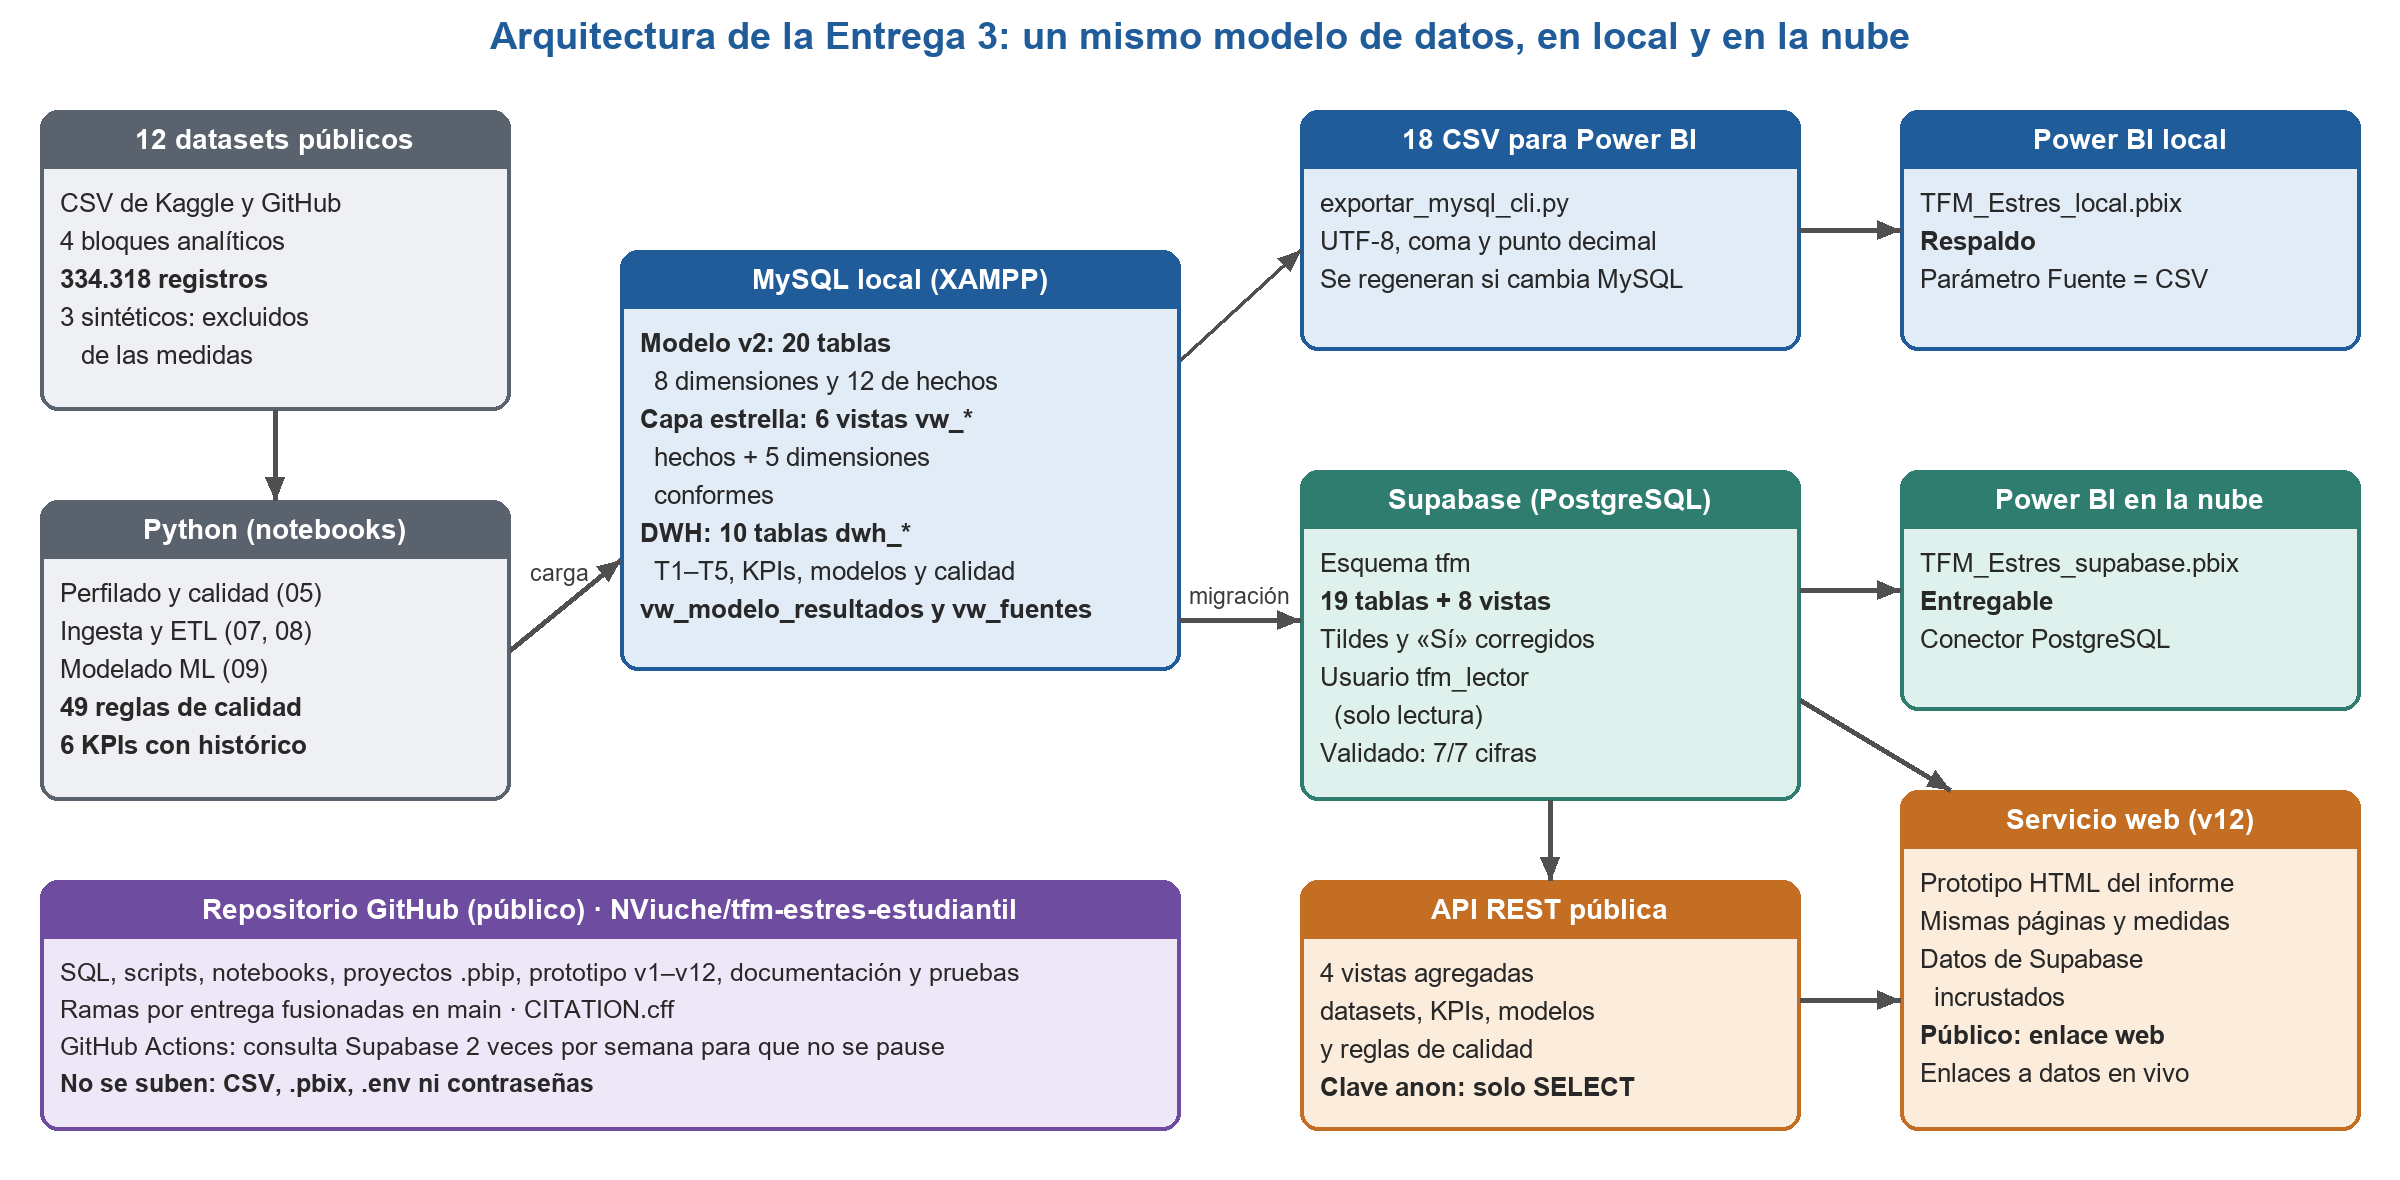

Recreate this plot in Python.
"""Figura de arquitectura de la Entrega 3: de los CSV a MySQL, Supabase, Power BI y el servicio web."""
import sys
from PIL import Image, ImageDraw, ImageFont

SAL = sys.argv[1]
W, H = 2400, 1180
img = Image.new("RGB", (W, H), "white")
d = ImageDraw.Draw(img)
F = r"C:\Windows\Fonts"
fb = lambda s: ImageFont.truetype(F + r"\arialbd.ttf", s)
fr = lambda s: ImageFont.truetype(F + r"\arial.ttf", s)

AZUL, AZUL_C = (31, 92, 153), (226, 236, 247)
VERDE, VERDE_C = (46, 125, 110), (223, 241, 236)
NARANJA, NARANJA_C = (196, 110, 36), (251, 236, 220)
GRIS, GRIS_C = (90, 98, 110), (238, 240, 243)
MORADO, MORADO_C = (110, 76, 160), (237, 231, 247)


def caja(x, y, w, h, color, fondo, titulo, lineas, tam=26):
    d.rounded_rectangle((x, y, x + w, y + h), 18, fill=fondo, outline=color, width=4)
    d.rounded_rectangle((x, y, x + w, y + 58), 18, fill=color)
    d.rectangle((x, y + 40, x + w, y + 58), fill=color)
    d.text((x + w / 2, y + 29), titulo, font=fb(28), fill="white", anchor="mm")
    yy = y + 78
    for ln in lineas:
        negrita = ln.startswith("*")
        ln = ln.lstrip("*")
        d.text((x + 20, yy), ln, font=(fb if negrita else fr)(tam), fill=(40, 40, 40))
        yy += tam + 12
    return (x, y, w, h)


def flecha(x1, y1, x2, y2, texto=None, color=(80, 80, 80), dx=0, dy=-22):
    d.line((x1, y1, x2, y2), fill=color, width=5)
    import math
    a = math.atan2(y2 - y1, x2 - x1)
    p = [(x2, y2), (x2 - 24 * math.cos(a - 0.4), y2 - 24 * math.sin(a - 0.4)), (x2 - 24 * math.cos(a + 0.4), y2 - 24 * math.sin(a + 0.4))]
    d.polygon(p, fill=color)
    if texto:
        d.text(((x1 + x2) / 2 + dx, (y1 + y2) / 2 + dy), texto, font=fr(23), fill=(60, 60, 60), anchor="mm")


d.text((W / 2, 36), "Arquitectura de la Entrega 3: un mismo modelo de datos, en local y en la nube", font=fb(38), fill=AZUL, anchor="mm")

# Columna 1: fuentes y Python
c1 = caja(40, 110, 470, 300, GRIS, GRIS_C, "12 datasets públicos",
          ["CSV de Kaggle y GitHub", "4 bloques analíticos", "*334.318 registros", "3 sintéticos: excluidos", "   de las medidas"])
c1b = caja(40, 500, 470, 300, GRIS, GRIS_C, "Python (notebooks)",
           ["Perfilado y calidad (05)", "Ingesta y ETL (07, 08)", "Modelado ML (09)", "*49 reglas de calidad", "*6 KPIs con histórico"])
flecha(275, 410, 275, 500)

# Columna 2: MySQL
c2 = caja(620, 250, 560, 420, AZUL, AZUL_C, "MySQL local (XAMPP)",
          ["*Modelo v2: 20 tablas", "  8 dimensiones y 12 de hechos", "*Capa estrella: 6 vistas vw_*", "  hechos + 5 dimensiones", "  conformes", "*DWH: 10 tablas dwh_*", "  T1–T5, KPIs, modelos y calidad",
           "*vw_modelo_resultados y vw_fuentes"])
flecha(510, 650, 620, 560, "carga", dx=-5, dy=-32)

# Rama local
c3 = caja(1300, 110, 500, 240, AZUL, AZUL_C, "18 CSV para Power BI",
          ["exportar_mysql_cli.py", "UTF-8, coma y punto decimal", "Se regeneran si cambia MySQL"])
flecha(1180, 360, 1300, 250)
c4 = caja(1900, 110, 460, 240, AZUL, AZUL_C, "Power BI local",
          ["TFM_Estres_local.pbix", "*Respaldo", "Parámetro Fuente = CSV"])
flecha(1800, 230, 1900, 230)

# Rama nube
c5 = caja(1300, 470, 500, 330, VERDE, VERDE_C, "Supabase (PostgreSQL)",
          ["Esquema tfm", "*19 tablas + 8 vistas", "Tildes y «Sí» corregidos", "Usuario tfm_lector", "  (solo lectura)", "Validado: 7/7 cifras"])
flecha(1180, 620, 1300, 620, "migración", dy=-24)
c6 = caja(1900, 470, 460, 240, VERDE, VERDE_C, "Power BI en la nube",
          ["TFM_Estres_supabase.pbix", "*Entregable", "Conector PostgreSQL"])
flecha(1800, 590, 1900, 590)

# API y web
c7 = caja(1300, 880, 500, 250, NARANJA, NARANJA_C, "API REST pública",
          ["4 vistas agregadas", "datasets, KPIs, modelos", "y reglas de calidad", "*Clave anon: solo SELECT"])
flecha(1550, 800, 1550, 880)
c8 = caja(1900, 790, 460, 340, NARANJA, NARANJA_C, "Servicio web (v12)",
          ["Prototipo HTML del informe", "Mismas páginas y medidas", "Datos de Supabase", "  incrustados", "*Público: enlace web", "Enlaces a datos en vivo"])
flecha(1800, 1000, 1900, 1000)
flecha(1800, 700, 1950, 790)

# Repositorio
c9 = caja(40, 880, 1140, 250, MORADO, MORADO_C, "Repositorio GitHub (público) · NViuche/tfm-estres-estudiantil",
          ["SQL, scripts, notebooks, proyectos .pbip, prototipo v1–v12, documentación y pruebas", "Ramas por entrega fusionadas en main · CITATION.cff",
           "GitHub Actions: consulta Supabase 2 veces por semana para que no se pause", "*No se suben: CSV, .pbix, .env ni contraseñas"], tam=25)

img.save(SAL, dpi=(200, 200))
print("ok", SAL)
